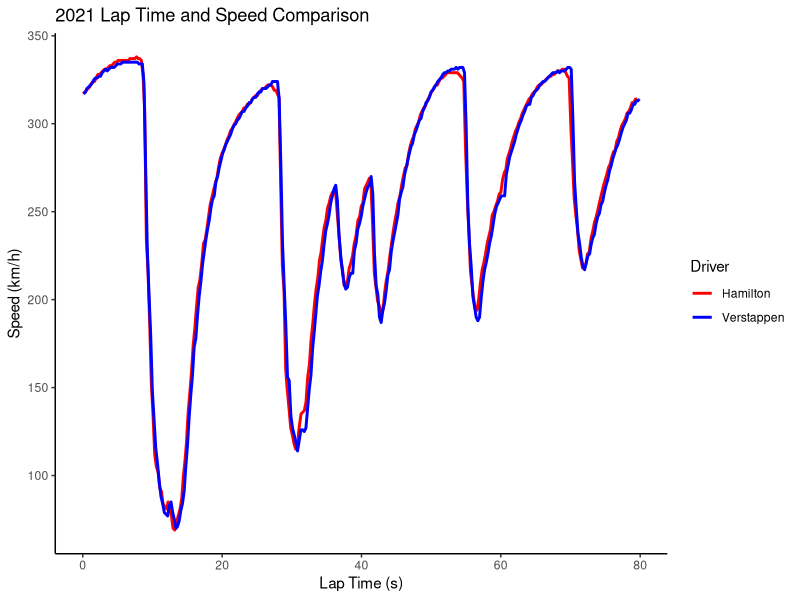

This figure's R source:
## ---- chunk 1
library(tidyverse)
library(data.table)
## ---- chunk 2
HAM2021SpeedData <- scan("Data/ham_car_data_2021_clean.txt", character(), quote = "")
HAM2021TimeData <- scan("Data/ham_time_data_2021_clean.txt", character(), quote = "")
HAM2021LapData <- data.table(HAM2021TimeData, HAM2021SpeedData)
HAM2021LapData$HAM2021TimeData <- as.numeric(HAM2021LapData$HAM2021TimeData)
HAM2021LapData$HAM2021TimeData <- HAM2021LapData$HAM2021TimeData / 1000
HAM2021LapData$HAM2021SpeedData <- as.numeric(HAM2021LapData$HAM2021SpeedData)
VER2021SpeedData <- scan("Data/ver_car_data_2021_clean.txt", character(), quote = "")
VER2021TimeData <- scan("Data/ver_time_data_2021_clean.txt", character(), quote = "")
VER2021LapData <- data.table(VER2021TimeData, VER2021SpeedData)
VER2021LapData$VER2021TimeData <- as.numeric(VER2021LapData$VER2021TimeData)
VER2021LapData$VER2021TimeData <- VER2021LapData$VER2021TimeData / 1000
VER2021LapData$VER2021SpeedData <- as.numeric(VER2021LapData$VER2021SpeedData)
ggplot() +
  geom_line(data = HAM2021LapData, aes(x = HAM2021TimeData, y = HAM2021SpeedData, color = "Hamilton"), size = 1) +
  geom_line(data = VER2021LapData, aes(x = VER2021TimeData, y = VER2021SpeedData, color = "Verstappen"), size = 1) +
  labs(title = "2021 Lap Time and Speed Comparison",
       x = "Lap Time (s)", y = "Speed (km/h)",
       color = "Driver") +
  scale_color_manual(values = c("red", "blue"),
                     labels = c("Hamilton", "Verstappen"),
                     name = "Driver") +
  theme_classic()
